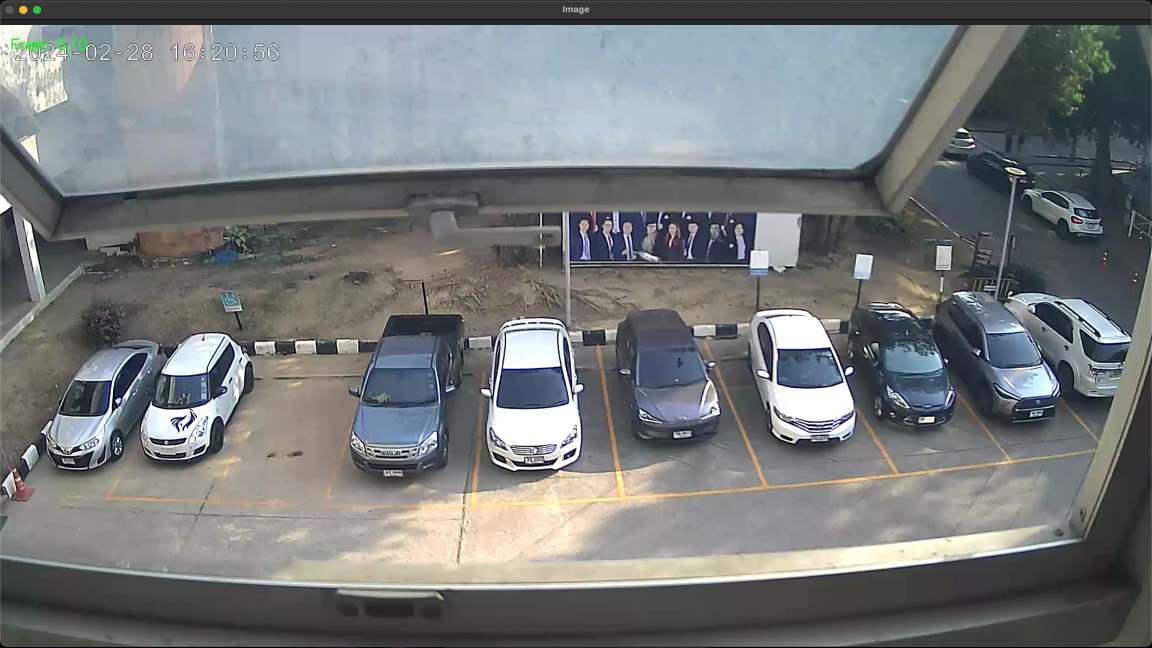
#> input picture server/sc.jpg, 2304 x 1296 px, given in place of Your Camera IP, which was not available (shown at 1/2 size)
$ python realtime.py
#> lines starting #> are read from the running program, lines starting #| are printed output that depends on the picture; after the words box and inside, x2 and y2 are one past the last pixel; in counts of white or black regions, pixels touching at a corner belong together; pictures that were not available may be replaced by others from this repository, and a replacement may not be noted
import cv2
import pickle
import firebase_admin
from firebase_admin import credentials, firestore
from datetime import datetime
import numpy as np
import time
import pytz


# Define global variables
width, height = 100, 70  # Define width and height

threshold = 320
firebase_update_interval = 5   # Update interval in seconds

# Initialize Firebase
cred = credentials.Certificate("smart-parking.json")
firebase_admin.initialize_app(cred)
db = firestore.client()

# Function to get the current time in Thailand's timezone
def get_current_time_in_thailand():
    # Set the timezone to Thailand
    thailand_timezone = pytz.timezone('Asia/Bangkok')
    # Get the current time in UTC
    utc_now = datetime.utcnow()
    # Convert the UTC time to Thailand's timezone
    thailand_now = utc_now.replace(tzinfo=pytz.utc).astimezone(thailand_timezone)
    return thailand_now

def checkParkingSpace(imgPro, imgOriginal, posList):
    emptyCount = 0  # Initialize the count of empty (green) rectangles
    fullCount = 0  # Initialize the count of full (red) rectangles

    # Unpack the tuple and get the list of positions and angles
    positions, _, angles = posList

    for pos, angle in zip(positions, angles):
        x, y = pos
        imgCrop = imgPro[y:y + height, x:x + width]  # Use width and height

        # Check if the dimensions of imgCrop are valid
        if imgCrop.shape[0] <= 0 or imgCrop.shape[1] <= 0:
            print("Invalid dimensions for imgCrop. Skipping display.")
            continue

        # cv2.imshow(str(x*y), imgCrop)
        count = cv2.countNonZero(imgCrop)

        # Adjust the threshold value here based on your requirements
        if count < threshold:
            color = (0, 255, 0)  # Green
            thickness = 3
            emptyCount += 1
        else:
            color = (0, 0, 255)  # Red
            thickness = 3
            fullCount += 1

        # Draw the count of pixels above threshold
        cv2.putText(imgOriginal, f"Count: {count}",
                    (x, y), cv2.FONT_HERSHEY_SIMPLEX, 1, (255, 255, 255), 2)

        # Rotate the rectangle before drawing
        rotated_rect = cv2.minAreaRect(
            np.int0(cv2.boxPoints(((x, y), (width, height), angle))))
        box = np.int0(cv2.boxPoints(rotated_rect))
        cv2.drawContours(imgOriginal, [box], 0, color, thickness)

    # Calculate the total count of parking spaces
    totalCount = emptyCount + fullCount

    # Display the counts of empty, full, and total parking spaces on the original image
    cv2.putText(imgOriginal, f"Free: {emptyCount}/{totalCount}",
                (20, 50), cv2.FONT_HERSHEY_SIMPLEX, 1, (0, 255, 0), 2)

    return emptyCount  # Return the count of empty spaces


camera_url = 'Your Camera IP'
cap = cv2.VideoCapture(camera_url)


with open('carParkPos.pkl', 'rb') as f:
#> (reads server/carParkPos.pkl from the repository)
    posList = pickle.load(f)

print("Loaded posList:", posList)

# Timestamp for the last Firebase update
last_firebase_update_time = time.time()

# Detect the Object
while True:
    if cap.get(cv2.CAP_PROP_POS_FRAMES) == cap.get(cv2.CAP_PROP_FRAME_COUNT):
        cap.set(cv2.CAP_PROP_POS_FRAMES, 0)

    success, img = cap.read()
#> img is the input picture: shape (1296, 2304, 3); mean B, G, R 121.9, 121.1, 117.4
    imgGray = cv2.cvtColor(img, cv2.COLOR_BGR2GRAY)
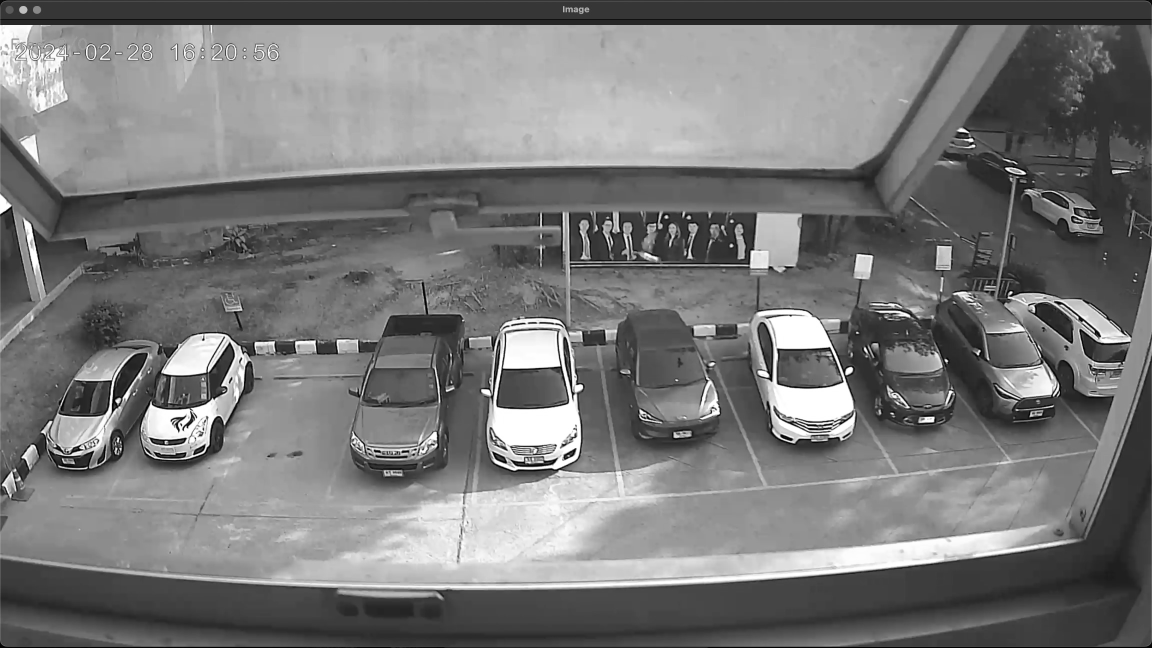
#> imgGray: shape (1296, 2304) (shown at 1/2 size); min 0, max 255, mean 120.1
    imgBlur = cv2.GaussianBlur(imgGray, (3, 3), 1)

    if not success:
        # End of video or video cannot be read.
        break

    img_copy = img.copy()  # Create a copy of the frame to draw rectangles on

    img_hsv = cv2.cvtColor(img_copy, cv2.COLOR_BGR2HSV)
#> img_hsv: shape (1296, 2304, 3); mean H, S, V 71.4, 31.6, 127.6
    saturation = img_hsv[:, :, 1]  # Saturation channel
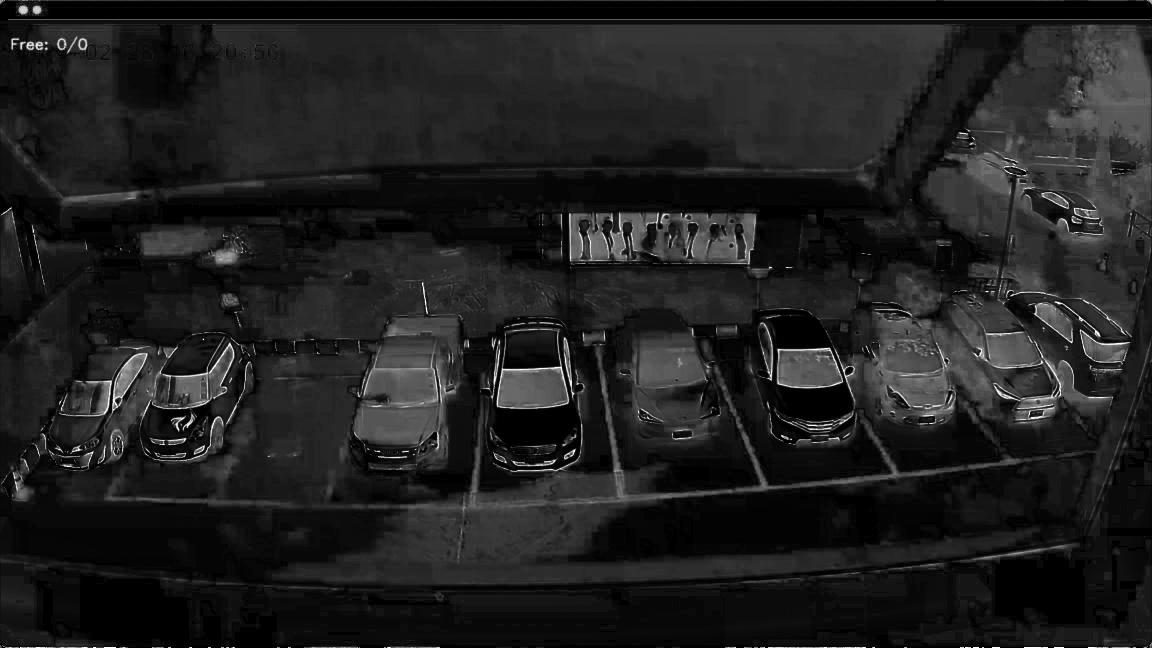
#> saturation: shape (1296, 2304) (shown at 1/2 size); min 0, max 255, mean 31.6
    imgThreshold = cv2.adaptiveThreshold(imgBlur,255,cv2.ADAPTIVE_THRESH_GAUSSIAN_C,cv2.THRESH_BINARY_INV,25,16)
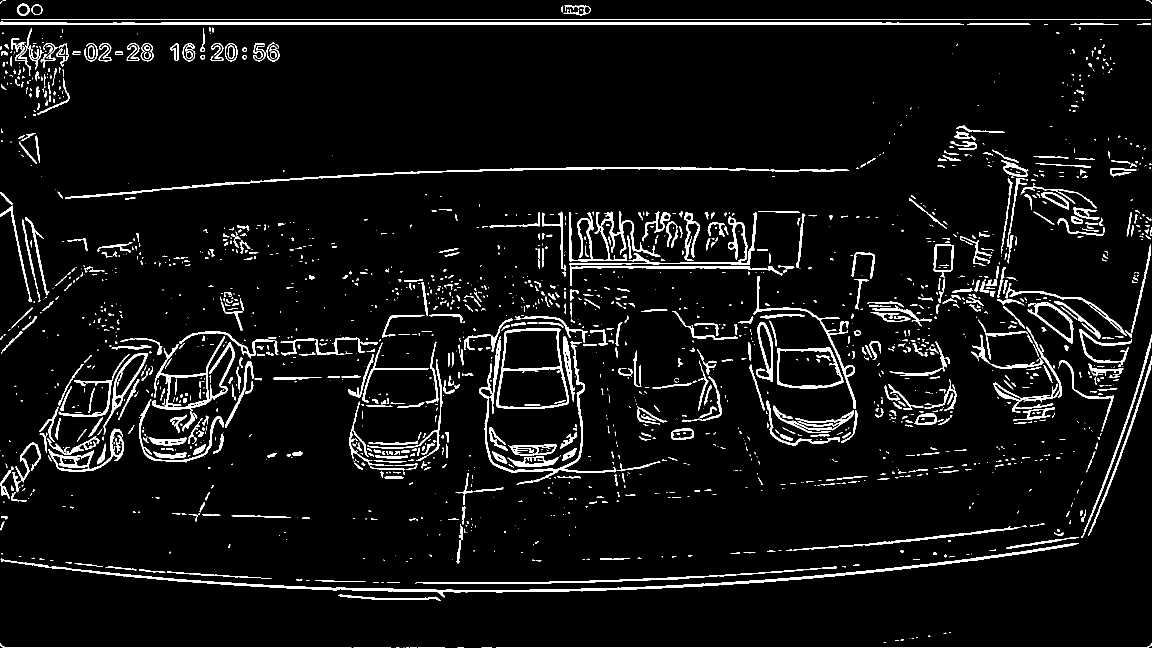
#> imgThreshold: shape (1296, 2304) (shown at 1/2 size); 5.8% white; 1932 white regions (1166 under 20 px), largest, box (x1, y1, x2, y2) and area: (1, 1086, 2158, 1195) 9694, (0, 42, 1928, 50) 9362, (130, 334, 1598, 397) 5002

    empty_count = checkParkingSpace(imgThreshold, img_copy, posList)  # Pass height parameter
#> the loop in checkParkingSpace, `for pos, angle in zip(positions, angles):` made 9 passes
#> count on passes 1 to 9: 464, 683, 961, 534, 934, 596, 1090, 824, 1001
#> pass 1, in checkParkingSpace, `imgCrop = imgPro[y:y + height, x:x + width]`:
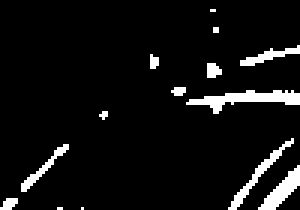
#> imgCrop: shape (70, 100) (shown 3 times larger); 6.6% white; 14 white regions (8 under 20 px), largest, box (x1, y1, x2, y2) and area: (62, 30, 100, 38) 130, (86, 55, 100, 70) 82, (76, 46, 98, 70) 76, (80, 15, 100, 22) 50, (7, 48, 23, 64) 50, (69, 21, 74, 26) 20
#> pass 3, in checkParkingSpace, `imgCrop = imgPro[y:y + height, x:x + width]`:
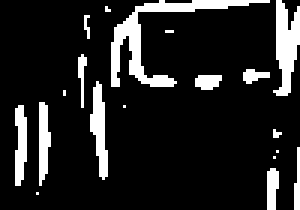
#> imgCrop: shape (70, 100) (shown 3 times larger); 13.7% white; 19 white regions (9 under 20 px), largest, box (x1, y1, x2, y2) and area: (37, 0, 90, 29) 307, (91, 0, 100, 32) 176, (30, 27, 36, 60) 113
#> after the loop in checkParkingSpace, `for pos, angle in zip(positions, angles):`:
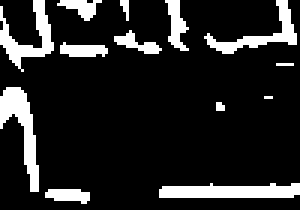
#> imgCrop: shape (70, 100) (shown 3 times larger); 14.3% white; 13 white regions (4 under 20 px), largest, box (x1, y1, x2, y2) and area: (53, 61, 100, 66) 191, (0, 29, 13, 64) 188, (0, 0, 18, 24) 159
#> after the loop in checkParkingSpace, `for pos, angle in zip(positions, angles):`: emptyCount = 0; fullCount = 9
#> in checkParkingSpace, `cv2.putText(imgOriginal, f"Free: {emptyCount}/{totalCount}", (20, 50),..`:
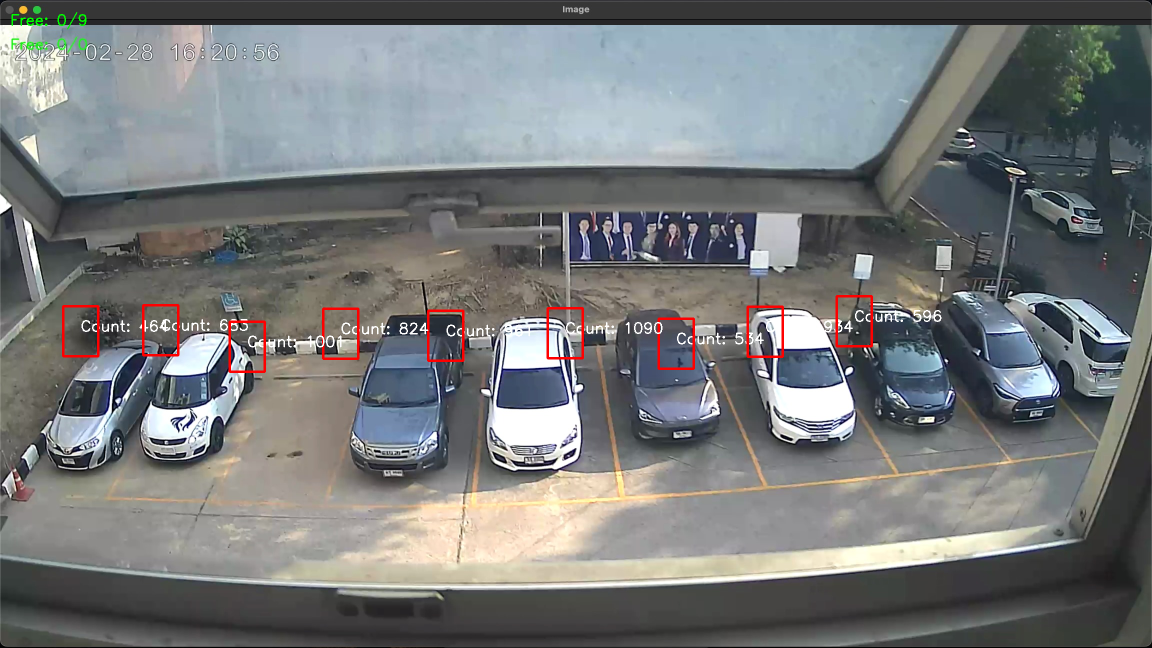
#> imgOriginal: shape (1296, 2304, 3) (shown at 1/2 size); mean B, G, R 121.8, 121.1, 118.6
#> empty_count = 0

    current_time = time.time()
    time_difference = current_time - last_firebase_update_time

    if time_difference >= firebase_update_interval:
        try:
            doc_ref = db.collection('available-lot').document('30')
            doc_ref.set({
                'available': empty_count,
                'timestamp': datetime.now().strftime('%Y-%m-%d %H:%M:%S')
            })

            print("Document added successfully.")

            query = db.collection('available-lot').order_by('timestamp', direction=firestore.Query.DESCENDING)
            documents = query.get()

            latest_doc_id = None

            for i, document in enumerate(documents):
                if i == 0:
                    latest_doc_id = document.id
                else:
                    db.collection('available-lot').document(document.id).delete()

            print(f"Previous documents deleted. Latest document ID: {latest_doc_id}")

            last_firebase_update_time = current_time
        except Exception as e:
            print("Error:", str(e))

    cv2.imshow("Image", img_copy)
    # cv2.imshow("ImageBlue", imgBlur)
    cv2.imshow("ImageThreshold", imgThreshold)

    if cv2.waitKey(30) & 0xFF == ord('q'):
#> (key q is pressed here)
        break

cap.release()
cv2.destroyAllWindows()
